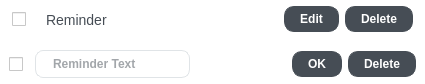
<?xml version="1.0" encoding="UTF-8"?>
<ui version="4.0">
 <class>Form</class>
 <widget class="QWidget" name="Form">
  <property name="geometry">
   <rect>
    <x>0</x>
    <y>0</y>
    <width>425</width>
    <height>84</height>
   </rect>
  </property>
  <property name="sizePolicy">
   <sizepolicy hsizetype="Preferred" vsizetype="Minimum">
    <horstretch>0</horstretch>
    <verstretch>0</verstretch>
   </sizepolicy>
  </property>
  <property name="windowTitle">
   <string>Form</string>
  </property>
  <property name="styleSheet">
   <string notr="true">QWidget{
  background-color: #fff;
}
QLabel{
  color: #464d55;
  font-weight: 400;
  font-size: 14px;
  padding: 5px 5px;
}
QCheckBox{
  color: #464d55;
  font-weight: 400;
  font-size: 14px;
  padding: 5px 0px;
}
QPushButton {
  background-color: #464d55;
  color: #fff;
  font-weight: 600;
  border-radius: 10px;
  border: 1px solid #464d55;
  padding: 5px 15px;
  outline: 0px;
}
QLineEdit {
  color: #464d55;
  font-weight: 600;
  border-radius: 8px;
  border: 1px solid #e0e4e7;
  padding: 5px 15px;
}
</string>
  </property>
  <layout class="QHBoxLayout" name="horizontalLayout">
   <property name="leftMargin">
    <number>0</number>
   </property>
   <property name="topMargin">
    <number>0</number>
   </property>
   <property name="rightMargin">
    <number>0</number>
   </property>
   <property name="bottomMargin">
    <number>0</number>
   </property>
   <item>
    <layout class="QVBoxLayout" name="verticalLayout">
     <item>
      <widget class="QWidget" name="reminderShowWidget" native="true">
       <layout class="QHBoxLayout" name="horizontalLayout_3">
        <property name="leftMargin">
         <number>12</number>
        </property>
        <property name="topMargin">
         <number>1</number>
        </property>
        <property name="rightMargin">
         <number>12</number>
        </property>
        <property name="bottomMargin">
         <number>1</number>
        </property>
        <item>
         <widget class="QCheckBox" name="showReminderCheckbox">
          <property name="text">
           <string/>
          </property>
         </widget>
        </item>
        <item>
         <widget class="QLabel" name="showReminderLabel">
          <property name="text">
           <string>Reminder</string>
          </property>
         </widget>
        </item>
        <item>
         <spacer name="horizontalSpacer">
          <property name="orientation">
           <enum>Qt::Horizontal</enum>
          </property>
          <property name="sizeHint" stdset="0">
           <size>
            <width>40</width>
            <height>20</height>
           </size>
          </property>
         </spacer>
        </item>
        <item>
         <widget class="QPushButton" name="showEditButton">
          <property name="text">
           <string>Edit</string>
          </property>
         </widget>
        </item>
        <item>
         <widget class="QPushButton" name="showDeleteButton">
          <property name="text">
           <string>Delete</string>
          </property>
         </widget>
        </item>
       </layout>
      </widget>
     </item>
     <item>
      <widget class="QWidget" name="reminderEditWidget" native="true">
       <layout class="QHBoxLayout" name="horizontalLayout_2">
        <property name="topMargin">
         <number>1</number>
        </property>
        <property name="bottomMargin">
         <number>1</number>
        </property>
        <item>
         <widget class="QCheckBox" name="editReminderCheckBox">
          <property name="text">
           <string/>
          </property>
         </widget>
        </item>
        <item>
         <widget class="QLineEdit" name="editReminderLineEdit">
          <property name="placeholderText">
           <string>Reminder Text</string>
          </property>
         </widget>
        </item>
        <item>
         <spacer name="horizontalSpacer_2">
          <property name="orientation">
           <enum>Qt::Horizontal</enum>
          </property>
          <property name="sizeHint" stdset="0">
           <size>
            <width>40</width>
            <height>20</height>
           </size>
          </property>
         </spacer>
        </item>
        <item>
         <widget class="QPushButton" name="editOKButton">
          <property name="text">
           <string>OK</string>
          </property>
         </widget>
        </item>
        <item>
         <widget class="QPushButton" name="editDeleteButton">
          <property name="text">
           <string>Delete</string>
          </property>
         </widget>
        </item>
       </layout>
      </widget>
     </item>
    </layout>
   </item>
  </layout>
 </widget>
 <resources/>
 <connections/>
</ui>
